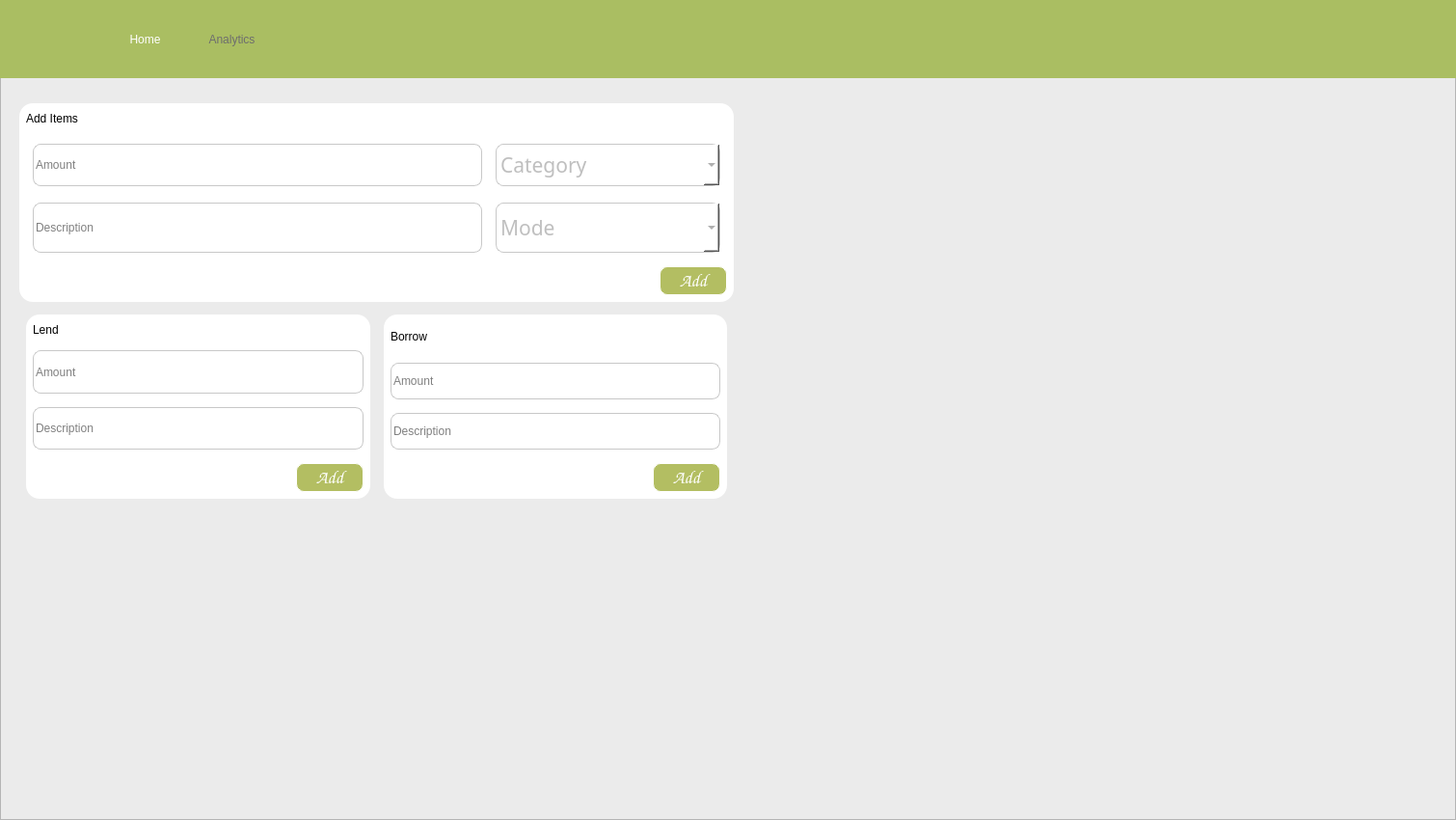
<?xml version="1.0" encoding="UTF-8"?>
<ui version="4.0">
 <class>Home</class>
 <widget class="QMainWindow" name="Home">
  <property name="geometry">
   <rect>
    <x>0</x>
    <y>0</y>
    <width>1510</width>
    <height>850</height>
   </rect>
  </property>
  <property name="windowTitle">
   <string>MainWindow</string>
  </property>
  <property name="dockNestingEnabled">
   <bool>false</bool>
  </property>
  <property name="dockOptions">
   <set>QMainWindow::AllowTabbedDocks|QMainWindow::AnimatedDocks</set>
  </property>
  <widget class="QWidget" name="centralwidget">
   <property name="minimumSize">
    <size>
     <width>1510</width>
     <height>850</height>
    </size>
   </property>
   <property name="maximumSize">
    <size>
     <width>1510</width>
     <height>850</height>
    </size>
   </property>
   <widget class="QFrame" name="frame">
    <property name="geometry">
     <rect>
      <x>0</x>
      <y>0</y>
      <width>1510</width>
      <height>850</height>
     </rect>
    </property>
    <property name="minimumSize">
     <size>
      <width>1510</width>
      <height>850</height>
     </size>
    </property>
    <property name="maximumSize">
     <size>
      <width>1510</width>
      <height>850</height>
     </size>
    </property>
    <property name="layoutDirection">
     <enum>Qt::LeftToRight</enum>
    </property>
    <property name="styleSheet">
     <string notr="true">QFrame{
background-color: rgb(235,235,235);
}</string>
    </property>
    <property name="frameShape">
     <enum>QFrame::StyledPanel</enum>
    </property>
    <property name="frameShadow">
     <enum>QFrame::Raised</enum>
    </property>
    <widget class="QFrame" name="frame_9">
     <property name="geometry">
      <rect>
       <x>0</x>
       <y>0</y>
       <width>1510</width>
       <height>81</height>
      </rect>
     </property>
     <property name="maximumSize">
      <size>
       <width>1510</width>
       <height>850</height>
      </size>
     </property>
     <property name="palette">
      <palette>
       <active>
        <colorrole role="Button">
         <brush brushstyle="SolidPattern">
          <color alpha="255">
           <red>170</red>
           <green>190</green>
           <blue>98</blue>
          </color>
         </brush>
        </colorrole>
        <colorrole role="Base">
         <brush brushstyle="SolidPattern">
          <color alpha="255">
           <red>170</red>
           <green>190</green>
           <blue>98</blue>
          </color>
         </brush>
        </colorrole>
        <colorrole role="Window">
         <brush brushstyle="SolidPattern">
          <color alpha="255">
           <red>170</red>
           <green>190</green>
           <blue>98</blue>
          </color>
         </brush>
        </colorrole>
        <colorrole role="LinkVisited">
         <brush brushstyle="SolidPattern">
          <color alpha="255">
           <red>170</red>
           <green>190</green>
           <blue>98</blue>
          </color>
         </brush>
        </colorrole>
        <colorrole role="Accent">
         <brush brushstyle="SolidPattern">
          <color alpha="255">
           <red>170</red>
           <green>190</green>
           <blue>98</blue>
          </color>
         </brush>
        </colorrole>
       </active>
       <inactive>
        <colorrole role="Button">
         <brush brushstyle="SolidPattern">
          <color alpha="255">
           <red>170</red>
           <green>190</green>
           <blue>98</blue>
          </color>
         </brush>
        </colorrole>
        <colorrole role="Base">
         <brush brushstyle="SolidPattern">
          <color alpha="255">
           <red>170</red>
           <green>190</green>
           <blue>98</blue>
          </color>
         </brush>
        </colorrole>
        <colorrole role="Window">
         <brush brushstyle="SolidPattern">
          <color alpha="255">
           <red>170</red>
           <green>190</green>
           <blue>98</blue>
          </color>
         </brush>
        </colorrole>
        <colorrole role="LinkVisited">
         <brush brushstyle="SolidPattern">
          <color alpha="255">
           <red>170</red>
           <green>190</green>
           <blue>98</blue>
          </color>
         </brush>
        </colorrole>
        <colorrole role="Accent">
         <brush brushstyle="SolidPattern">
          <color alpha="255">
           <red>170</red>
           <green>190</green>
           <blue>98</blue>
          </color>
         </brush>
        </colorrole>
       </inactive>
       <disabled>
        <colorrole role="Button">
         <brush brushstyle="SolidPattern">
          <color alpha="255">
           <red>170</red>
           <green>190</green>
           <blue>98</blue>
          </color>
         </brush>
        </colorrole>
        <colorrole role="Base">
         <brush brushstyle="SolidPattern">
          <color alpha="255">
           <red>170</red>
           <green>190</green>
           <blue>98</blue>
          </color>
         </brush>
        </colorrole>
        <colorrole role="Window">
         <brush brushstyle="SolidPattern">
          <color alpha="255">
           <red>170</red>
           <green>190</green>
           <blue>98</blue>
          </color>
         </brush>
        </colorrole>
        <colorrole role="LinkVisited">
         <brush brushstyle="SolidPattern">
          <color alpha="255">
           <red>170</red>
           <green>190</green>
           <blue>98</blue>
          </color>
         </brush>
        </colorrole>
        <colorrole role="Accent">
         <brush brushstyle="SolidPattern">
          <color alpha="255">
           <red>170</red>
           <green>190</green>
           <blue>98</blue>
          </color>
         </brush>
        </colorrole>
       </disabled>
      </palette>
     </property>
     <property name="styleSheet">
      <string notr="true">QFrame{
background-color:rgb(170, 190, 98);
border:10px;
}</string>
     </property>
     <property name="frameShape">
      <enum>QFrame::StyledPanel</enum>
     </property>
     <property name="frameShadow">
      <enum>QFrame::Raised</enum>
     </property>
     <widget class="QLabel" name="label_2">
      <property name="geometry">
       <rect>
        <x>10</x>
        <y>0</y>
        <width>81</width>
        <height>81</height>
       </rect>
      </property>
      <property name="text">
       <string/>
      </property>
      <property name="pixmap">
       <pixmap resource="lekhaResources.qrc">:/pics/LekhaResources/448996984_519875650508150_7341444087745771936_n.png</pixmap>
      </property>
      <property name="scaledContents">
       <bool>true</bool>
      </property>
     </widget>
     <widget class="QPushButton" name="homeButton">
      <property name="geometry">
       <rect>
        <x>120</x>
        <y>25</y>
        <width>61</width>
        <height>31</height>
       </rect>
      </property>
      <property name="palette">
       <palette>
        <active>
         <colorrole role="WindowText">
          <brush brushstyle="SolidPattern">
           <color alpha="255">
            <red>109</red>
            <green>109</green>
            <blue>109</blue>
           </color>
          </brush>
         </colorrole>
         <colorrole role="Button">
          <brush brushstyle="SolidPattern">
           <color alpha="255">
            <red>170</red>
            <green>190</green>
            <blue>98</blue>
           </color>
          </brush>
         </colorrole>
         <colorrole role="Text">
          <brush brushstyle="SolidPattern">
           <color alpha="255">
            <red>109</red>
            <green>109</green>
            <blue>109</blue>
           </color>
          </brush>
         </colorrole>
         <colorrole role="ButtonText">
          <brush brushstyle="SolidPattern">
           <color alpha="255">
            <red>109</red>
            <green>109</green>
            <blue>109</blue>
           </color>
          </brush>
         </colorrole>
         <colorrole role="Base">
          <brush brushstyle="SolidPattern">
           <color alpha="255">
            <red>170</red>
            <green>190</green>
            <blue>98</blue>
           </color>
          </brush>
         </colorrole>
         <colorrole role="Window">
          <brush brushstyle="SolidPattern">
           <color alpha="255">
            <red>170</red>
            <green>190</green>
            <blue>98</blue>
           </color>
          </brush>
         </colorrole>
         <colorrole role="PlaceholderText">
          <brush brushstyle="SolidPattern">
           <color alpha="128">
            <red>109</red>
            <green>109</green>
            <blue>109</blue>
           </color>
          </brush>
         </colorrole>
        </active>
        <inactive>
         <colorrole role="WindowText">
          <brush brushstyle="SolidPattern">
           <color alpha="255">
            <red>109</red>
            <green>109</green>
            <blue>109</blue>
           </color>
          </brush>
         </colorrole>
         <colorrole role="Button">
          <brush brushstyle="SolidPattern">
           <color alpha="255">
            <red>170</red>
            <green>190</green>
            <blue>98</blue>
           </color>
          </brush>
         </colorrole>
         <colorrole role="Text">
          <brush brushstyle="SolidPattern">
           <color alpha="255">
            <red>109</red>
            <green>109</green>
            <blue>109</blue>
           </color>
          </brush>
         </colorrole>
         <colorrole role="ButtonText">
          <brush brushstyle="SolidPattern">
           <color alpha="255">
            <red>109</red>
            <green>109</green>
            <blue>109</blue>
           </color>
          </brush>
         </colorrole>
         <colorrole role="Base">
          <brush brushstyle="SolidPattern">
           <color alpha="255">
            <red>170</red>
            <green>190</green>
            <blue>98</blue>
           </color>
          </brush>
         </colorrole>
         <colorrole role="Window">
          <brush brushstyle="SolidPattern">
           <color alpha="255">
            <red>170</red>
            <green>190</green>
            <blue>98</blue>
           </color>
          </brush>
         </colorrole>
         <colorrole role="PlaceholderText">
          <brush brushstyle="SolidPattern">
           <color alpha="128">
            <red>109</red>
            <green>109</green>
            <blue>109</blue>
           </color>
          </brush>
         </colorrole>
        </inactive>
        <disabled>
         <colorrole role="WindowText">
          <brush brushstyle="SolidPattern">
           <color alpha="255">
            <red>109</red>
            <green>109</green>
            <blue>109</blue>
           </color>
          </brush>
         </colorrole>
         <colorrole role="Button">
          <brush brushstyle="SolidPattern">
           <color alpha="255">
            <red>170</red>
            <green>190</green>
            <blue>98</blue>
           </color>
          </brush>
         </colorrole>
         <colorrole role="Text">
          <brush brushstyle="SolidPattern">
           <color alpha="255">
            <red>109</red>
            <green>109</green>
            <blue>109</blue>
           </color>
          </brush>
         </colorrole>
         <colorrole role="ButtonText">
          <brush brushstyle="SolidPattern">
           <color alpha="255">
            <red>109</red>
            <green>109</green>
            <blue>109</blue>
           </color>
          </brush>
         </colorrole>
         <colorrole role="Base">
          <brush brushstyle="SolidPattern">
           <color alpha="255">
            <red>170</red>
            <green>190</green>
            <blue>98</blue>
           </color>
          </brush>
         </colorrole>
         <colorrole role="Window">
          <brush brushstyle="SolidPattern">
           <color alpha="255">
            <red>170</red>
            <green>190</green>
            <blue>98</blue>
           </color>
          </brush>
         </colorrole>
         <colorrole role="PlaceholderText">
          <brush brushstyle="SolidPattern">
           <color alpha="128">
            <red>109</red>
            <green>109</green>
            <blue>109</blue>
           </color>
          </brush>
         </colorrole>
        </disabled>
       </palette>
      </property>
      <property name="cursor">
       <cursorShape>PointingHandCursor</cursorShape>
      </property>
      <property name="styleSheet">
       <string notr="true">QPushButton{
background-color:rgb(170, 190, 98);
border:10px;
color:white;
font: 15pt &quot;Rubik&quot;;
transition:0.9s;
}

QPushButton:hover{
	font: 17pt &quot;Rubik&quot;;
	color:white;
	
}</string>
      </property>
      <property name="text">
       <string>Home</string>
      </property>
     </widget>
     <widget class="QPushButton" name="analyticsButton">
      <property name="geometry">
       <rect>
        <x>190</x>
        <y>25</y>
        <width>101</width>
        <height>31</height>
       </rect>
      </property>
      <property name="palette">
       <palette>
        <active>
         <colorrole role="WindowText">
          <brush brushstyle="SolidPattern">
           <color alpha="255">
            <red>255</red>
            <green>255</green>
            <blue>255</blue>
           </color>
          </brush>
         </colorrole>
         <colorrole role="Button">
          <brush brushstyle="SolidPattern">
           <color alpha="255">
            <red>170</red>
            <green>190</green>
            <blue>98</blue>
           </color>
          </brush>
         </colorrole>
         <colorrole role="Text">
          <brush brushstyle="SolidPattern">
           <color alpha="255">
            <red>255</red>
            <green>255</green>
            <blue>255</blue>
           </color>
          </brush>
         </colorrole>
         <colorrole role="ButtonText">
          <brush brushstyle="SolidPattern">
           <color alpha="255">
            <red>255</red>
            <green>255</green>
            <blue>255</blue>
           </color>
          </brush>
         </colorrole>
         <colorrole role="Base">
          <brush brushstyle="SolidPattern">
           <color alpha="255">
            <red>170</red>
            <green>190</green>
            <blue>98</blue>
           </color>
          </brush>
         </colorrole>
         <colorrole role="Window">
          <brush brushstyle="SolidPattern">
           <color alpha="255">
            <red>170</red>
            <green>190</green>
            <blue>98</blue>
           </color>
          </brush>
         </colorrole>
         <colorrole role="PlaceholderText">
          <brush brushstyle="SolidPattern">
           <color alpha="128">
            <red>255</red>
            <green>255</green>
            <blue>255</blue>
           </color>
          </brush>
         </colorrole>
        </active>
        <inactive>
         <colorrole role="WindowText">
          <brush brushstyle="SolidPattern">
           <color alpha="255">
            <red>255</red>
            <green>255</green>
            <blue>255</blue>
           </color>
          </brush>
         </colorrole>
         <colorrole role="Button">
          <brush brushstyle="SolidPattern">
           <color alpha="255">
            <red>170</red>
            <green>190</green>
            <blue>98</blue>
           </color>
          </brush>
         </colorrole>
         <colorrole role="Text">
          <brush brushstyle="SolidPattern">
           <color alpha="255">
            <red>255</red>
            <green>255</green>
            <blue>255</blue>
           </color>
          </brush>
         </colorrole>
         <colorrole role="ButtonText">
          <brush brushstyle="SolidPattern">
           <color alpha="255">
            <red>255</red>
            <green>255</green>
            <blue>255</blue>
           </color>
          </brush>
         </colorrole>
         <colorrole role="Base">
          <brush brushstyle="SolidPattern">
           <color alpha="255">
            <red>170</red>
            <green>190</green>
            <blue>98</blue>
           </color>
          </brush>
         </colorrole>
         <colorrole role="Window">
          <brush brushstyle="SolidPattern">
           <color alpha="255">
            <red>170</red>
            <green>190</green>
            <blue>98</blue>
           </color>
          </brush>
         </colorrole>
         <colorrole role="PlaceholderText">
          <brush brushstyle="SolidPattern">
           <color alpha="128">
            <red>255</red>
            <green>255</green>
            <blue>255</blue>
           </color>
          </brush>
         </colorrole>
        </inactive>
        <disabled>
         <colorrole role="WindowText">
          <brush brushstyle="SolidPattern">
           <color alpha="255">
            <red>255</red>
            <green>255</green>
            <blue>255</blue>
           </color>
          </brush>
         </colorrole>
         <colorrole role="Button">
          <brush brushstyle="SolidPattern">
           <color alpha="255">
            <red>170</red>
            <green>190</green>
            <blue>98</blue>
           </color>
          </brush>
         </colorrole>
         <colorrole role="Text">
          <brush brushstyle="SolidPattern">
           <color alpha="255">
            <red>255</red>
            <green>255</green>
            <blue>255</blue>
           </color>
          </brush>
         </colorrole>
         <colorrole role="ButtonText">
          <brush brushstyle="SolidPattern">
           <color alpha="255">
            <red>255</red>
            <green>255</green>
            <blue>255</blue>
           </color>
          </brush>
         </colorrole>
         <colorrole role="Base">
          <brush brushstyle="SolidPattern">
           <color alpha="255">
            <red>170</red>
            <green>190</green>
            <blue>98</blue>
           </color>
          </brush>
         </colorrole>
         <colorrole role="Window">
          <brush brushstyle="SolidPattern">
           <color alpha="255">
            <red>170</red>
            <green>190</green>
            <blue>98</blue>
           </color>
          </brush>
         </colorrole>
         <colorrole role="PlaceholderText">
          <brush brushstyle="SolidPattern">
           <color alpha="128">
            <red>255</red>
            <green>255</green>
            <blue>255</blue>
           </color>
          </brush>
         </colorrole>
        </disabled>
       </palette>
      </property>
      <property name="cursor">
       <cursorShape>PointingHandCursor</cursorShape>
      </property>
      <property name="styleSheet">
       <string notr="true">QPushButton{
background-color:rgb(170, 190, 98);
border:10px;
color:rgb(109, 109, 109);
font: 15pt &quot;Rubik&quot;;
transition:0.9s;
}

QPushButton:hover{
	font: 17pt &quot;Rubik&quot;;
	color:white;
}</string>
      </property>
      <property name="text">
       <string>Analytics</string>
      </property>
     </widget>
    </widget>
    <widget class="QScrollArea" name="scrollArea">
     <property name="geometry">
      <rect>
       <x>770</x>
       <y>100</y>
       <width>721</width>
       <height>411</height>
      </rect>
     </property>
     <property name="styleSheet">
      <string notr="true">*{
background-color: rgb(235,235,235);
border: 1px;
}

QScrollBar:vertical {
    border: 1px solid #999999;
    background: #f2f2f2;
    width: 15px;
    margin: 0px 0px 0px 0px;
	border-radius:7px;
}

QScrollBar::handle:vertical {
    background: #666666;
    min-height: 10px;
    border-radius: 6px;
}

QScrollBar::add-line:vertical {
    background: #999999;
    height: 0px;
    subcontrol-position: bottom;
    subcontrol-origin: margin;
}

QScrollBar::sub-line:vertical {
    height: 0px;
    subcontrol-position: top;
    subcontrol-origin: margin;
}

</string>
     </property>
     <property name="widgetResizable">
      <bool>true</bool>
     </property>
     <widget class="QWidget" name="scrollAreaWidgetContents">
      <property name="geometry">
       <rect>
        <x>0</x>
        <y>0</y>
        <width>721</width>
        <height>411</height>
       </rect>
      </property>
     </widget>
    </widget>
    <widget class="QScrollArea" name="scrollArea1">
     <property name="geometry">
      <rect>
       <x>50</x>
       <y>570</y>
       <width>1441</width>
       <height>251</height>
      </rect>
     </property>
     <property name="styleSheet">
      <string notr="true">*{
background-color: rgb(235,235,235);
border: 1px;
}

QScrollBar:vertical {
    border: 1px solid #999999;
    background: #f2f2f2;
    width: 15px;
    margin: 0px 0px 0px 0px;
	border-radius:7px;
}

QScrollBar::handle:vertical {
    background: #666666;
    min-height: 10px;
    border-radius: 6px;
}

QScrollBar::add-line:vertical {
    background: #999999;
    height: 0px;
    subcontrol-position: bottom;
    subcontrol-origin: margin;
}

QScrollBar::sub-line:vertical {
    height: 0px;
    subcontrol-position: top;
    subcontrol-origin: margin;
}

</string>
     </property>
     <property name="widgetResizable">
      <bool>true</bool>
     </property>
     <widget class="QWidget" name="scrollAreaWidgetContents_4">
      <property name="geometry">
       <rect>
        <x>0</x>
        <y>0</y>
        <width>1441</width>
        <height>251</height>
       </rect>
      </property>
     </widget>
    </widget>
    <widget class="QFrame" name="verticalFrame">
     <property name="geometry">
      <rect>
       <x>10</x>
       <y>90</y>
       <width>761</width>
       <height>441</height>
      </rect>
     </property>
     <layout class="QVBoxLayout" name="verticalLayout_10">
      <property name="leftMargin">
       <number>10</number>
      </property>
      <property name="topMargin">
       <number>17</number>
      </property>
      <property name="rightMargin">
       <number>10</number>
      </property>
      <property name="bottomMargin">
       <number>7</number>
      </property>
      <item>
       <widget class="QFrame" name="frame_2">
        <property name="styleSheet">
         <string notr="true">background-color:white;
border-radius:14px;
</string>
        </property>
        <layout class="QVBoxLayout" name="verticalLayout_2" stretch="0,10,10,3">
         <property name="spacing">
          <number>14</number>
         </property>
         <property name="leftMargin">
          <number>7</number>
         </property>
         <property name="rightMargin">
          <number>7</number>
         </property>
         <property name="bottomMargin">
          <number>7</number>
         </property>
         <item>
          <widget class="QLabel" name="label">
           <property name="styleSheet">
            <string notr="true">QLabel

{
color: black;;
font: 20pt &quot;Sans&quot;;
}</string>
           </property>
           <property name="text">
            <string>Add Items</string>
           </property>
          </widget>
         </item>
         <item>
          <layout class="QHBoxLayout" name="horizontalLayout_4" stretch="20,10">
           <property name="spacing">
            <number>14</number>
           </property>
           <property name="leftMargin">
            <number>7</number>
           </property>
           <property name="topMargin">
            <number>5</number>
           </property>
           <property name="rightMargin">
            <number>7</number>
           </property>
           <property name="bottomMargin">
            <number>3</number>
           </property>
           <item>
            <widget class="QLineEdit" name="Amount_3">
             <property name="sizePolicy">
              <sizepolicy hsizetype="Minimum" vsizetype="Minimum">
               <horstretch>0</horstretch>
               <verstretch>0</verstretch>
              </sizepolicy>
             </property>
             <property name="styleSheet">
              <string notr="true">QLineEdit
{
background-color:white;
border: 1px solid rgb(200,200,200);
border-radius: 8px;
font: 16pt &quot;Rubic&quot;;
color: black;
}</string>
             </property>
             <property name="placeholderText">
              <string>Amount</string>
             </property>
            </widget>
           </item>
           <item>
            <widget class="QComboBox" name="category">
             <property name="sizePolicy">
              <sizepolicy hsizetype="Preferred" vsizetype="Minimum">
               <horstretch>10</horstretch>
               <verstretch>6</verstretch>
              </sizepolicy>
             </property>
             <property name="maximumSize">
              <size>
               <width>16777215</width>
               <height>16777215</height>
              </size>
             </property>
             <property name="sizeIncrement">
              <size>
               <width>10</width>
               <height>0</height>
              </size>
             </property>
             <property name="font">
              <font>
               <family>Rubik</family>
               <pointsize>16</pointsize>
               <italic>false</italic>
               <bold>false</bold>
              </font>
             </property>
             <property name="focusPolicy">
              <enum>Qt::StrongFocus</enum>
             </property>
             <property name="styleSheet">
              <string notr="true">QComboBox
{
background-color:white;
border: 1px solid rgb(200,200,200);
border-radius:8px;
color: gray;;
font: 16pt &quot;Rubik&quot;;
}
QAbstractItemView
{
color:gray;;
border:0px;
}</string>
             </property>
             <property name="editable">
              <bool>false</bool>
             </property>
             <property name="currentText">
              <string/>
             </property>
             <property name="currentIndex">
              <number>-1</number>
             </property>
             <property name="minimumContentsLength">
              <number>0</number>
             </property>
             <property name="iconSize">
              <size>
               <width>16</width>
               <height>16</height>
              </size>
             </property>
             <property name="placeholderText">
              <string>Category</string>
             </property>
             <property name="frame">
              <bool>true</bool>
             </property>
             <property name="modelColumn">
              <number>0</number>
             </property>
            </widget>
           </item>
          </layout>
         </item>
         <item>
          <layout class="QHBoxLayout" name="horizontalLayout_3" stretch="20,10">
           <property name="spacing">
            <number>14</number>
           </property>
           <property name="leftMargin">
            <number>7</number>
           </property>
           <property name="topMargin">
            <number>0</number>
           </property>
           <property name="rightMargin">
            <number>7</number>
           </property>
           <property name="bottomMargin">
            <number>0</number>
           </property>
           <item>
            <widget class="QLineEdit" name="lineEdit_2">
             <property name="sizePolicy">
              <sizepolicy hsizetype="Expanding" vsizetype="Minimum">
               <horstretch>0</horstretch>
               <verstretch>0</verstretch>
              </sizepolicy>
             </property>
             <property name="styleSheet">
              <string notr="true">QLineEdit
{
background-color:white;
border: 1px solid rgb(200,200,200);;
border-radius: 8px;
font: 16pt &quot;Rubic&quot;;
color: black;
}</string>
             </property>
             <property name="text">
              <string/>
             </property>
             <property name="placeholderText">
              <string>Description</string>
             </property>
            </widget>
           </item>
           <item>
            <widget class="QComboBox" name="comboBox_2">
             <property name="sizePolicy">
              <sizepolicy hsizetype="Preferred" vsizetype="Minimum">
               <horstretch>0</horstretch>
               <verstretch>0</verstretch>
              </sizepolicy>
             </property>
             <property name="font">
              <font>
               <family>Rubik</family>
               <pointsize>16</pointsize>
               <italic>false</italic>
               <bold>false</bold>
              </font>
             </property>
             <property name="focusPolicy">
              <enum>Qt::StrongFocus</enum>
             </property>
             <property name="styleSheet">
              <string notr="true">QComboBox
{
background-color:white;
border: 1px solid rgb(200, 200, 200);
border-radius:8px;
color: gray;
font: 16pt &quot;Rubik&quot;;
}
QAbstractItemView
{
color:gray;
border:0px;
}</string>
             </property>
             <property name="editable">
              <bool>false</bool>
             </property>
             <property name="currentText">
              <string/>
             </property>
             <property name="currentIndex">
              <number>-1</number>
             </property>
             <property name="minimumContentsLength">
              <number>0</number>
             </property>
             <property name="iconSize">
              <size>
               <width>16</width>
               <height>16</height>
              </size>
             </property>
             <property name="placeholderText">
              <string>Mode</string>
             </property>
             <property name="frame">
              <bool>true</bool>
             </property>
             <property name="modelColumn">
              <number>0</number>
             </property>
            </widget>
           </item>
          </layout>
         </item>
         <item alignment="Qt::AlignLeft">
          <widget class="QPushButton" name="pushButton_2">
           <property name="sizePolicy">
            <sizepolicy hsizetype="Minimum" vsizetype="Minimum">
             <horstretch>0</horstretch>
             <verstretch>0</verstretch>
            </sizepolicy>
           </property>
           <property name="minimumSize">
            <size>
             <width>70</width>
             <height>30</height>
            </size>
           </property>
           <property name="baseSize">
            <size>
             <width>10</width>
             <height>12</height>
            </size>
           </property>
           <property name="font">
            <font>
             <family>Comic Sans MS</family>
             <pointsize>14</pointsize>
             <italic>false</italic>
             <bold>true</bold>
             <strikeout>false</strikeout>
             <kerning>true</kerning>
            </font>
           </property>
           <property name="layoutDirection">
            <enum>Qt::RightToLeft</enum>
           </property>
           <property name="styleSheet">
            <string notr="true">*{
border: 1px solid white;
border-radius:8px;
background-color:rgb(179,190,98);;
color:white;
font: 700 14pt &quot;Comic Sans MS&quot;;
width: 20px;
}</string>
           </property>
           <property name="text">
            <string>Add</string>
           </property>
          </widget>
         </item>
        </layout>
       </widget>
      </item>
      <item>
       <widget class="QFrame" name="horizontalFrame_3">
        <layout class="QHBoxLayout" name="horizontalLayout_2">
         <property name="spacing">
          <number>14</number>
         </property>
         <property name="leftMargin">
          <number>7</number>
         </property>
         <property name="topMargin">
          <number>7</number>
         </property>
         <property name="rightMargin">
          <number>7</number>
         </property>
         <property name="bottomMargin">
          <number>7</number>
         </property>
         <item>
          <widget class="QFrame" name="frameL">
           <property name="minimumSize">
            <size>
             <width>0</width>
             <height>0</height>
            </size>
           </property>
           <property name="styleSheet">
            <string notr="true">background-color:white;
border-radius:14px;

</string>
           </property>
           <layout class="QVBoxLayout" name="verticalLayout_4" stretch="0,10,10,3">
            <property name="spacing">
             <number>14</number>
            </property>
            <property name="leftMargin">
             <number>7</number>
            </property>
            <property name="rightMargin">
             <number>7</number>
            </property>
            <property name="bottomMargin">
             <number>7</number>
            </property>
            <item>
             <widget class="QLabel" name="lendLabel">
              <property name="styleSheet">
               <string notr="true">QLabel

{
color: black;;
font: 20pt &quot;Sans&quot;;
}</string>
              </property>
              <property name="text">
               <string>Lend</string>
              </property>
             </widget>
            </item>
            <item>
             <widget class="QLineEdit" name="amountL">
              <property name="sizePolicy">
               <sizepolicy hsizetype="Minimum" vsizetype="Minimum">
                <horstretch>0</horstretch>
                <verstretch>0</verstretch>
               </sizepolicy>
              </property>
              <property name="styleSheet">
               <string notr="true">QLineEdit
{
background-color:white;
border: 1px solid rgb(200,200,200);
border-radius: 8px;
font: 16pt &quot;Rubic&quot;;
color: black;
}</string>
              </property>
              <property name="placeholderText">
               <string>Amount</string>
              </property>
             </widget>
            </item>
            <item>
             <widget class="QLineEdit" name="descriptionL">
              <property name="sizePolicy">
               <sizepolicy hsizetype="Expanding" vsizetype="Minimum">
                <horstretch>0</horstretch>
                <verstretch>0</verstretch>
               </sizepolicy>
              </property>
              <property name="styleSheet">
               <string notr="true">QLineEdit
{
background-color:white;
border: 1px solid rgb(200,200,200);;
border-radius: 8px;
font: 16pt &quot;Rubic&quot;;
color: black;
}</string>
              </property>
              <property name="text">
               <string/>
              </property>
              <property name="placeholderText">
               <string>Description</string>
              </property>
             </widget>
            </item>
            <item alignment="Qt::AlignLeft">
             <widget class="QPushButton" name="lendButton">
              <property name="sizePolicy">
               <sizepolicy hsizetype="Minimum" vsizetype="Minimum">
                <horstretch>60</horstretch>
                <verstretch>120</verstretch>
               </sizepolicy>
              </property>
              <property name="minimumSize">
               <size>
                <width>70</width>
                <height>30</height>
               </size>
              </property>
              <property name="baseSize">
               <size>
                <width>10</width>
                <height>12</height>
               </size>
              </property>
              <property name="font">
               <font>
                <family>Comic Sans MS</family>
                <pointsize>14</pointsize>
                <italic>false</italic>
                <bold>true</bold>
                <strikeout>false</strikeout>
                <kerning>true</kerning>
               </font>
              </property>
              <property name="layoutDirection">
               <enum>Qt::RightToLeft</enum>
              </property>
              <property name="styleSheet">
               <string notr="true">*{
border: 1px solid white;
border-radius:8px;
background-color:rgb(179,190,98);;
color:white;
font: 700 14pt &quot;Comic Sans MS&quot;;
width: 20px;
}</string>
              </property>
              <property name="text">
               <string>Add</string>
              </property>
             </widget>
            </item>
           </layout>
          </widget>
         </item>
         <item>
          <widget class="QFrame" name="frameB">
           <property name="styleSheet">
            <string notr="true">background-color:white;
border-radius:14px;

</string>
           </property>
           <layout class="QVBoxLayout" name="verticalLayout" stretch="7,10,10,3">
            <property name="spacing">
             <number>14</number>
            </property>
            <property name="leftMargin">
             <number>7</number>
            </property>
            <property name="rightMargin">
             <number>7</number>
            </property>
            <property name="bottomMargin">
             <number>7</number>
            </property>
            <item>
             <widget class="QLabel" name="borrowLabel">
              <property name="styleSheet">
               <string notr="true">QLabel

{
color: black;;
font: 20pt &quot;Sans&quot;;
}</string>
              </property>
              <property name="text">
               <string>Borrow</string>
              </property>
             </widget>
            </item>
            <item>
             <widget class="QLineEdit" name="amountB">
              <property name="sizePolicy">
               <sizepolicy hsizetype="Minimum" vsizetype="Minimum">
                <horstretch>0</horstretch>
                <verstretch>0</verstretch>
               </sizepolicy>
              </property>
              <property name="styleSheet">
               <string notr="true">QLineEdit
{
background-color:white;
border: 1px solid rgb(200,200,200);
border-radius: 8px;
font: 16pt &quot;Rubic&quot;;
color: black;
}</string>
              </property>
              <property name="placeholderText">
               <string>Amount</string>
              </property>
             </widget>
            </item>
            <item>
             <widget class="QLineEdit" name="descriptionB">
              <property name="sizePolicy">
               <sizepolicy hsizetype="Expanding" vsizetype="Minimum">
                <horstretch>0</horstretch>
                <verstretch>0</verstretch>
               </sizepolicy>
              </property>
              <property name="styleSheet">
               <string notr="true">QLineEdit
{
background-color:white;
border: 1px solid rgb(200,200,200);;
border-radius: 8px;
font: 16pt &quot;Rubic&quot;;
color: black;
}</string>
              </property>
              <property name="text">
               <string/>
              </property>
              <property name="placeholderText">
               <string>Description</string>
              </property>
             </widget>
            </item>
            <item alignment="Qt::AlignLeft">
             <widget class="QPushButton" name="borrowButton">
              <property name="sizePolicy">
               <sizepolicy hsizetype="Minimum" vsizetype="Minimum">
                <horstretch>0</horstretch>
                <verstretch>0</verstretch>
               </sizepolicy>
              </property>
              <property name="minimumSize">
               <size>
                <width>70</width>
                <height>30</height>
               </size>
              </property>
              <property name="baseSize">
               <size>
                <width>10</width>
                <height>12</height>
               </size>
              </property>
              <property name="font">
               <font>
                <family>Comic Sans MS</family>
                <pointsize>14</pointsize>
                <italic>false</italic>
                <bold>true</bold>
                <strikeout>false</strikeout>
                <kerning>true</kerning>
               </font>
              </property>
              <property name="layoutDirection">
               <enum>Qt::RightToLeft</enum>
              </property>
              <property name="styleSheet">
               <string notr="true">*{
border: 1px solid white;
border-radius:8px;
background-color:rgb(179,190,98);;
color:white;
font: 700 14pt &quot;Comic Sans MS&quot;;
width: 20px;
}</string>
              </property>
              <property name="text">
               <string>Add</string>
              </property>
             </widget>
            </item>
           </layout>
          </widget>
         </item>
        </layout>
       </widget>
      </item>
     </layout>
    </widget>
   </widget>
  </widget>
 </widget>
 <resources>
  <include location="lekhaResources.qrc"/>
 </resources>
 <connections/>
</ui>
